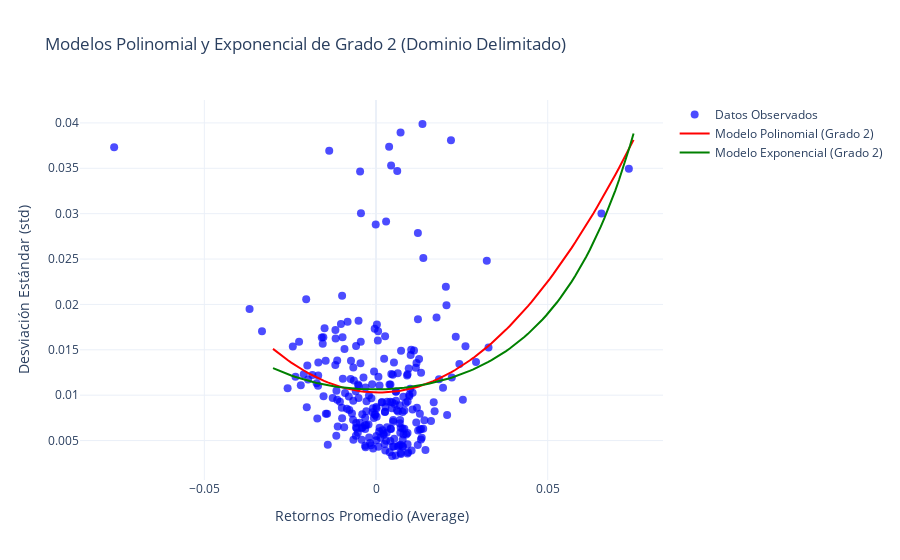

The code cell stored with this chart in its notebook:
### Code cell
import numpy as np
import pandas as pd
import yfinance as yf
import statsmodels.api as sm
from scipy.optimize import curve_fit
import plotly.graph_objects as go    
from scipy.optimize import fsolve
# 1. Descargar datos históricos del activo
activo = "AAPL"  # Ticker del activo
periodo = "1y"
datos = yf.Ticker(activo).history(period=periodo)

# 2. Calcular los retornos promedio (Average) y la desviación estándar (std)
datos['Average'] = datos[['High', 'Low']].mean(axis=1).pct_change()
datos['std'] = datos['Average'].rolling(window=5).std()

# Eliminar valores NaN para los ajustes
datos.dropna(inplace=True)

# --- MODELO POLINOMIAL ---
# Ajustar un modelo polinomial de grado 2
X_poly = np.column_stack((datos['Average'], datos['Average']**2))  # [x, x^2]
X_poly = sm.add_constant(X_poly)  # Añadir intercepto
modelo_poly = sm.OLS(datos['std'], X_poly).fit()

# Coeficientes del modelo polinomial
alpha_poly = modelo_poly.params[0]
beta_1_poly = modelo_poly.params[1]
beta_2_poly = modelo_poly.params[2]

# Predicciones del modelo polinomial
datos['std_pred_poly'] = alpha_poly + beta_1_poly * datos['Average'] + beta_2_poly * datos['Average']**2

# --- MODELO EXPONENCIAL DE GRADO 2 ---
# Definir la función exponencial de grado 2
def modelo_exponencial_grado2(x, alpha, beta1, beta2):
    return alpha * np.exp(beta1 * x + beta2 * x**2)

# Ajustar el modelo exponencial de grado 2
popt, _ = curve_fit(modelo_exponencial_grado2, datos['Average'], datos['std'], maxfev=10000)
alpha_exp2, beta1_exp2, beta2_exp2 = popt

# Predicciones del modelo exponencial de grado 2
datos['std_pred_exp2'] = modelo_exponencial_grado2(datos['Average'], alpha_exp2, beta1_exp2, beta2_exp2)

# --- GRAFICAR LOS RESULTADOS ---
fig = go.Figure()

# Datos observados
fig.add_trace(go.Scatter(x=datos['Average'], y=datos['std'],
                         mode='markers', name='Datos Observados',
                         marker=dict(size=8, color='blue', opacity=0.7)))

# Línea del modelo polinomial en el dominio delimitado
x_vals = np.linspace(-0.03, 0.075, 100)  # Dominio delimitado
y_vals_poly = alpha_poly + beta_1_poly * x_vals + beta_2_poly * x_vals**2
fig.add_trace(go.Scatter(x=x_vals, y=y_vals_poly, mode='lines', name='Modelo Polinomial (Grado 2)',
                         line=dict(color='red')))

# Línea del modelo exponencial de grado 2 en el dominio delimitado
y_vals_exp2 = modelo_exponencial_grado2(x_vals, alpha_exp2, beta1_exp2, beta2_exp2)
fig.add_trace(go.Scatter(x=x_vals, y=y_vals_exp2, mode='lines', name='Modelo Exponencial (Grado 2)',
                         line=dict(color='green')))

# Configuración del gráfico
fig.update_layout(title="Modelos Polinomial y Exponencial de Grado 2 (Dominio Delimitado)",
                  xaxis_title="Retornos Promedio (Average)",
                  yaxis_title="Desviación Estándar (std)",
                  template="plotly_white")

fig.show()

# --- RESULTADOS ---
print("Resultados del Modelo Polinomial:")
print(f"Intercepto (α): {alpha_poly:.4f}")
print(f"Coeficiente Lineal (β1): {beta_1_poly:.4f}")
print(f"Coeficiente Cuadrático (β2): {beta_2_poly:.4f}")
print(f"Resumen del Modelo Polinomial:\n{modelo_poly.summary()}")

print("\nResultados del Modelo Exponencial (Grado 2):")
print(f"Intercepto (α): {alpha_exp2:.4f}")
print(f"Coeficiente Lineal (β1): {beta1_exp2:.4f}")
print(f"Coeficiente Cuadrático (β2): {beta2_exp2:.4f}")

### Figure 1 — Plotly figure (JSON) as saved in the notebook; plotly's stock layout.template omitted (floating-point values rounded to 4 significant figures; data arrays with more than 128 entries replaced by an {"elided": "..."} marker saying what was removed)
{"data": [{"marker": {"color": "blue", "opacity": 0.7, "size": 8}, "mode": "markers", "name": "Datos Observados", "type": "scatter", "x": {"elided": "246 float values"}, "y": {"elided": "246 float values"}}, {"line": {"color": "red"}, "mode": "lines", "name": "Modelo Polinomial (Grado 2)", "type": "scatter", "x": [-0.03, -0.02894, -0.02788, -0.02682, -0.02576, -0.0247, -0.02364, -0.02258, -0.02152, -0.02045, -0.01939, -0.01833, -0.01727, -0.01621, -0.01515, -0.01409, -0.01303, -0.01197, -0.01091, -0.009848, -0.008788, -0.007727, -0.006667, -0.005606, -0.004545, -0.003485, -0.002424, -0.001364, -0.000303, 0.0007576, 0.001818, 0.002879, 0.003939, 0.005, 0.006061, 0.007121, 0.008182, 0.009242, 0.0103, 0.01136, 0.01242, 0.01348, 0.01455, 0.01561, 0.01667, 0.01773, 0.01879, 0.01985, 0.02091, 0.02197, 0.02303, 0.02409, 0.02515, 0.02621, 0.02727, 0.02833, 0.02939, 0.03045, 0.03152, 0.03258, 0.03364, 0.0347, 0.03576, 0.03682, 0.03788, 0.03894, 0.04, 0.04106, 0.04212, 0.04318, 0.04424, 0.0453, 0.04636, 0.04742, 0.04848, 0.04955, 0.05061, 0.05167, 0.05273, 0.05379, 0.05485, 0.05591, 0.05697, 0.05803, 0.05909, 0.06015, 0.06121, 0.06227, 0.06333, 0.06439, 0.06545, 0.06652, 0.06758, 0.06864, 0.0697, 0.07076, 0.07182, 0.07288, 0.07394, 0.075], "y": [0.01511, 0.01478, 0.01447, 0.01416, 0.01387, 0.01359, 0.01332, 0.01306, 0.01282, 0.01258, 0.01236, 0.01215, 0.01195, 0.01176, 0.01158, 0.01141, 0.01126, 0.01112, 0.01098, 0.01086, 0.01075, 0.01066, 0.01057, 0.01049, 0.01043, 0.01038, 0.01034, 0.01031, 0.01029, 0.01028, 0.01029, 0.0103, 0.01033, 0.01037, 0.01042, 0.01048, 0.01055, 0.01064, 0.01073, 0.01084, 0.01096, 0.01109, 0.01123, 0.01138, 0.01155, 0.01172, 0.01191, 0.01211, 0.01232, 0.01254, 0.01277, 0.01302, 0.01327, 0.01354, 0.01382, 0.01411, 0.01441, 0.01472, 0.01504, 0.01538, 0.01573, 0.01608, 0.01645, 0.01683, 0.01723, 0.01763, 0.01804, 0.01847, 0.01891, 0.01936, 0.01982, 0.02029, 0.02077, 0.02127, 0.02177, 0.02229, 0.02282, 0.02336, 0.02391, 0.02447, 0.02505, 0.02564, 0.02623, 0.02684, 0.02746, 0.02809, 0.02874, 0.02939, 0.03006, 0.03073, 0.03142, 0.03212, 0.03283, 0.03355, 0.03429, 0.03503, 0.03579, 0.03656, 0.03734, 0.03813]}, {"line": {"color": "green"}, "mode": "lines", "name": "Modelo Exponencial (Grado 2)", "type": "scatter", "x": [-0.03, -0.02894, -0.02788, -0.02682, -0.02576, -0.0247, -0.02364, -0.02258, -0.02152, -0.02045, -0.01939, -0.01833, -0.01727, -0.01621, -0.01515, -0.01409, -0.01303, -0.01197, -0.01091, -0.009848, -0.008788, -0.007727, -0.006667, -0.005606, -0.004545, -0.003485, -0.002424, -0.001364, -0.000303, 0.0007576, 0.001818, 0.002879, 0.003939, 0.005, 0.006061, 0.007121, 0.008182, 0.009242, 0.0103, 0.01136, 0.01242, 0.01348, 0.01455, 0.01561, 0.01667, 0.01773, 0.01879, 0.01985, 0.02091, 0.02197, 0.02303, 0.02409, 0.02515, 0.02621, 0.02727, 0.02833, 0.02939, 0.03045, 0.03152, 0.03258, 0.03364, 0.0347, 0.03576, 0.03682, 0.03788, 0.03894, 0.04, 0.04106, 0.04212, 0.04318, 0.04424, 0.0453, 0.04636, 0.04742, 0.04848, 0.04955, 0.05061, 0.05167, 0.05273, 0.05379, 0.05485, 0.05591, 0.05697, 0.05803, 0.05909, 0.06015, 0.06121, 0.06227, 0.06333, 0.06439, 0.06545, 0.06652, 0.06758, 0.06864, 0.0697, 0.07076, 0.07182, 0.07288, 0.07394, 0.075], "y": [0.01298, 0.0128, 0.01263, 0.01247, 0.01231, 0.01217, 0.01203, 0.0119, 0.01177, 0.01166, 0.01155, 0.01145, 0.01135, 0.01126, 0.01118, 0.0111, 0.01103, 0.01097, 0.01091, 0.01086, 0.01081, 0.01077, 0.01074, 0.01071, 0.01068, 0.01066, 0.01065, 0.01064, 0.01064, 0.01064, 0.01065, 0.01067, 0.01069, 0.01071, 0.01074, 0.01078, 0.01082, 0.01087, 0.01092, 0.01098, 0.01105, 0.01112, 0.0112, 0.01128, 0.01137, 0.01147, 0.01157, 0.01168, 0.0118, 0.01193, 0.01206, 0.0122, 0.01235, 0.01251, 0.01267, 0.01284, 0.01303, 0.01322, 0.01342, 0.01363, 0.01386, 0.01409, 0.01433, 0.01459, 0.01486, 0.01514, 0.01543, 0.01574, 0.01606, 0.0164, 0.01676, 0.01712, 0.01751, 0.01792, 0.01834, 0.01878, 0.01925, 0.01973, 0.02024, 0.02077, 0.02133, 0.02191, 0.02252, 0.02316, 0.02382, 0.02452, 0.02526, 0.02603, 0.02683, 0.02768, 0.02857, 0.0295, 0.03047, 0.0315, 0.03257, 0.0337, 0.03489, 0.03614, 0.03745, 0.03883]}], "layout": {"title": {"text": "Modelos Polinomial y Exponencial de Grado 2 (Dominio Delimitado)"}, "xaxis": {"title": {"text": "Retornos Promedio (Average)"}}, "yaxis": {"title": {"text": "Desviación Estándar (std)"}}}}
